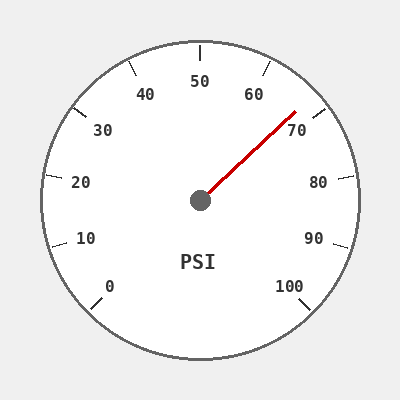
#> input picture sample_images/analog_gauge.png, 400 x 400 px
$ python -i image_utils.py   (imports and definitions only)
#> lines starting #> are read from the running program, lines starting #| are printed output that depends on the picture; after the words box and inside, x2 and y2 are one past the last pixel; in counts of white or black regions, pixels touching at a corner belong together
#> further down, picture is the input picture: shape (400, 400, 3); mean B, G, R 241.6, 241.6, 242.1
"""
Image utility functions for vision-connector.

Provides common image loading, cropping, and preprocessing operations.
All functions work headless - no display required.
"""

from pathlib import Path
from typing import Dict, Tuple, TypedDict, Union

import cv2
import numpy as np
from PIL import Image


class Region(TypedDict):
    """Type definition for a region of interest (ROI)."""

    x: int
    y: int
    w: int
    h: int


# [180 lines left out: functions load_image, validate_region, crop_region, preprocess_for_ocr, detect_text_color_scheme, not called in this run]


def enhance_contrast(image: np.ndarray) -> np.ndarray:
    """
    Enhance image contrast using CLAHE.

    Args:
        image: Input image (BGR or grayscale).

    Returns:
        Contrast-enhanced image.
    """
    if len(image.shape) == 3:
        # Convert to LAB color space for better contrast enhancement
        lab = cv2.cvtColor(image, cv2.COLOR_BGR2LAB)
#> lab: shape (400, 400, 3); mean of channels 0, 1, 2 243.1, 128.2, 128.1
        lum, a_ch, b_ch = cv2.split(lab)
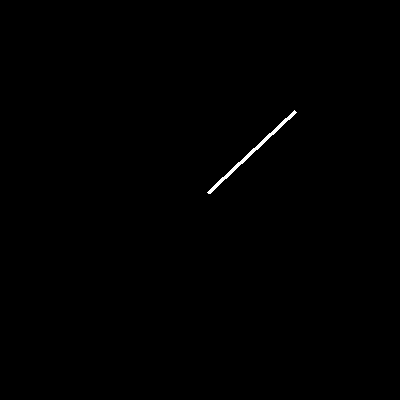
#> a_ch: shape (400, 400); values 128 (black) and 195 (white), 0.26% white; 1 white region, box (x1, y1, x2, y2) and area: (207, 110, 297, 194) 422

        # Apply CLAHE to L channel
        clahe = cv2.createCLAHE(clipLimit=2.0, tileGridSize=(8, 8))
        lum = clahe.apply(lum)

        # Merge back
        lab = cv2.merge([lum, a_ch, b_ch])
#> lab: shape (400, 400, 3); mean of channels 0, 1, 2 243.3, 128.2, 128.1
        return cv2.cvtColor(lab, cv2.COLOR_LAB2BGR)
    else:
        clahe = cv2.createCLAHE(clipLimit=2.0, tileGridSize=(8, 8))
        return clahe.apply(image)

>>> import cv2
>>> picture = cv2.imread('../../../sample_images/analog_gauge.png')
>>> result = enhance_contrast(picture)
